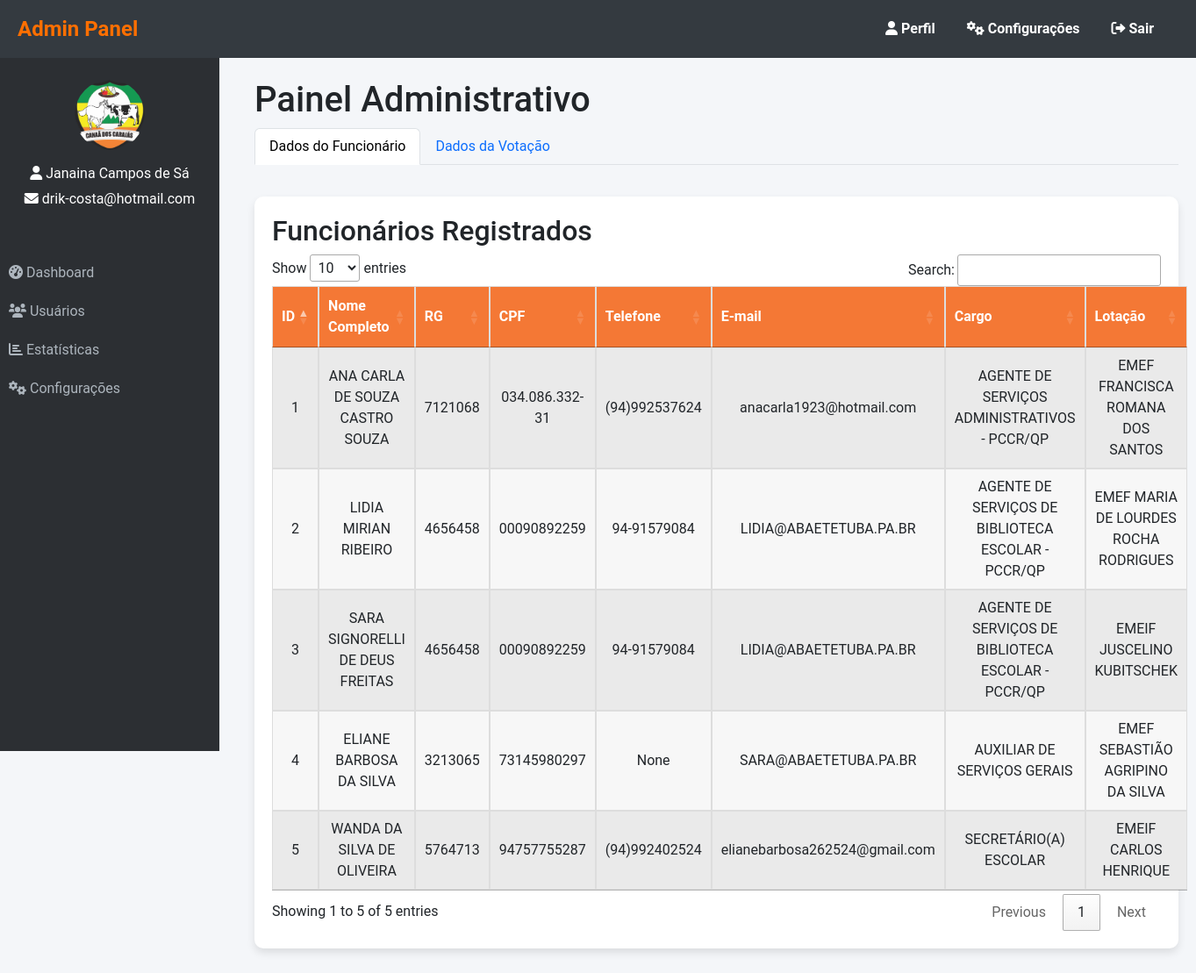
Screenshot of /listar_funcionarios/ (signed in) with the database file from the repository.
### website/models.py (models this page shows, shortened)
class Usuario(AbstractUser):
    nome_completo = models.CharField(max_length=255)
    cpf = models.CharField(max_length=11, unique=True)  # CPF único
    email = models.EmailField(unique=True)
    data_cadastro = models.DateTimeField(auto_now_add=True)
    data_nascimento = models.DateField()  # Campo de data de nascimento
    telefone = models.CharField(max_length=15, null=True, blank=True)  # Telefone do Candidato
    telefone_contato_2 = models.CharField(max_length=15, null=True, blank=True)  # Telefone de Contato 2
    telefone_secundario = models.CharField(max_length=15, null=True, blank=True)
    endereco = models.CharField(max_length=255, null=True, blank=True)  # Endereço
    bairro = models.CharField(max_length=100, null=True, blank=True)  # Bairro
    ponto_referencia = models.CharField(max_length=255, null=True, blank=True)  # Ponto de Referência
    maior_de_18 = models.BooleanField(default=False)  # O Candidato é maior de 18 anos?
    responsavel_legal = models.CharField(max_length=255, null=True, blank=True)
    tipo_responsavel = models.CharField(max_length=50, choices=[
        ('Mãe', 'Mãe'),
        ('Pai', 'Pai'),
        ('Responsável Legal', 'Responsável Legal')
    ], null=True, blank=True)
    necessidade_especial = models.BooleanField(default=False)
    tipo_necessidade_especial = models.CharField(max_length=50, choices=[
        ('Baixa Visão', 'Baixa Visão'),
        ('Cegueira', 'Cegueira'),
        ('Auditiva', 'Auditiva'),
        ('Deficiência Física', 'Deficiência Física'),
        ('Deficiência Intelectual', 'Deficiência Intelectual')
    ], null=True, blank=True)
    etapa_matricula = models.CharField(max_length=50, choices=[
        ('Etapa I Ensino Fundamental I(1º 2º 3º ano)', 'Etapa I Ensino Fundamental I(1º 2º 3º ano)'),
        ('Etapa II Ensino Fundamental I(4º 5º ano)', 'Etapa II Ensino Fundamental I(4º 5º ano)'),
        ('Etapa III', 'Etapa III')
    ], null=True, blank=True)
    nome_responsavel = models.CharField(max_length=255, null=True, blank=True)  # Nome do Responsável Legal
    tipo_responsavel = models.CharField(max_length=50, choices=[('Mãe', 'Mãe'), ('Pai', 'Pai'), ('Responsável Legal', 'Responsável Legal')], null=True, blank=True)  # Tipo de Responsável Legal
    possui_necessidade_especial = models.BooleanField(default=False)  # Possui alguma necessidade especial?
    necessidade_especial_detalhe = models.CharField(
        max_length=50,
        choices=[
            ('Baixa Visão', 'Baixa Visão'),
            ('Cegueira', 'Cegueira'),
            ('Auditiva', 'Auditiva'),
            ('Deficiência Física', 'Deficiência Física'),
            ('Deficiência Intelectual', 'Deficiência Intelectual')
        ],
        null=True, blank=True
    )  # Caso possua, favor assinalar
    turno_disponivel = models.CharField(
        max_length=20,
        choices=[
            ('Manhã', 'Manhã'),
            ('Tarde', 'Tarde'),
            ('Noite', 'Noite')
        ],
        null=True, blank=True
    )  # Turno de Estudo Disponível
    etapa_pretendida = models.CharField(
        max_length=100,
        choices=[
            ('Etapa I Ensino Fundamental I (1º 2º 3º ano)', 'Etapa I Ensino Fundamental I (1º 2º 3º ano)'),
            ('Etapa II Ensino Fundamental I (4º 5º ano)', 'Etapa II Ensino Fundamental I (4º 5º ano)'),
            ('Etapa III Ensino Fundamental II', 'Etapa III Ensino Fundamental II')
        ],
        null=True, blank=True
    )  # Etapa pretendida para a matrícula
    groups = models.ManyToManyField(
        'auth.Group',
        related_name='custom_usuario_set',  # Name to avoid conflict
        blank=True
    )
    user_permissions = models.ManyToManyField(
        'auth.Permission',
        related_name='custom_usuario_permissions_set',  # Name to avoid conflict
        blank=True
    )

class Funcionario(models.Model):
    nome_completo = models.CharField(max_length=255)
    rg = models.CharField(max_length=20)
    cpf = models.CharField(max_length=14, unique=True)
    telefone = models.CharField(max_length=15)
    email = models.EmailField(max_length=255)
    cargo = models.CharField(max_length=100)
    lotacao = models.CharField(max_length=100)  # Lotação refers to the work location or department

### website/views.py (the view)
# urls.py: path('listar_funcionarios/', views.listar_funcionarios, name='listar_funcionarios'),
def listar_funcionarios(request):
    funcionarios = Funcionario.objects.all()  # Busca todos os registros da tabela Funcionario
    return render(request, 'listar_funcionarios.html', {'funcionarios': funcionarios})

### website/templates/listar_funcionarios.html (shortened to what this page needs)
<!DOCTYPE html>
{% load static %}
<html lang="en">
<head>
    <link rel="stylesheet" href="https://cdnjs.cloudflare.com/ajax/libs/font-awesome/6.0.0/css/all.min.css">
    <link href="https://cdn.jsdelivr.net/npm/bootstrap@5.3.0-alpha3/dist/css/bootstrap.min.css" rel="stylesheet">
    <link rel="stylesheet" href="https://cdn.datatables.net/1.13.1/css/jquery.dataTables.min.css">
    <link rel="stylesheet" href="{% static 'css/style.css' %}">
</head>
<body>
    <nav class="navbar navbar-expand-lg navbar-dark">
        <a class="navbar-brand" href="#">Admin Panel</a>
        <div class="collapse navbar-collapse" id="navbarNav">
            <ul class="navbar-nav ms-auto">
                <li class="nav-item">
                    <a class="nav-link" href="#"><i class="fas fa-user"></i> Perfil</a>
                </li>
                <li class="nav-item">
                    <a class="nav-link" href="#"><i class="fas fa-cogs"></i> Configurações</a>
                </li>
                <li class="nav-item">
                    <form method="POST" action="{% url 'logout' %}">
                        <button type="submit" class="btn btn-link nav-link">
                            <i class="fas fa-sign-out-alt"></i> Sair
                        </button>
                    </form>
                </li>
            </ul>
        </div>
    </nav>
    <div class="sidebar">
        <div class="admin-info">
            <img src="{% static 'img/admin_background.jpg' %}" alt="Admin Avatar" class="admin-avatar">
            <p><i class="fas fa-user"></i> {{ user.nome_completo }}</p>
            <p><i class="fas fa-envelope"></i> {{ user.email }}</p>
        </div>
        <a href="#"><i class="fas fa-tachometer-alt"></i> Dashboard</a>
        <a href="#"><i class="fas fa-users"></i> Usuários</a>
        <a href="#"><i class="fas fa-chart-bar"></i> Estatísticas</a>
        <a href="#"><i class="fas fa-cogs"></i> Configurações</a>
    </div>
    <div class="main-content">
        <h1>Painel Administrativo</h1>
        <ul class="nav nav-tabs" id="funcionarioTabs" role="tablist">
            <li class="nav-item" role="presentation">
                <button class="nav-link active" id="dados-funcionario-tab" data-bs-toggle="tab" data-bs-target="#dados-funcionario" type="button" role="tab" aria-controls="dados-funcionario" aria-selected="true">Dados do Funcionário</button>
            </li>
            <li class="nav-item" role="presentation">
                <button class="nav-link" id="dados-votacao-tab" data-bs-toggle="tab" data-bs-target="#dados-votacao" type="button" role="tab" aria-controls="dados-votacao" aria-selected="false">Dados da Votação</button>
            </li>
        </ul>
        <div class="tab-content mt-3" id="myTabContent">
            <div class="tab-pane fade show active" id="dados-funcionario" role="tabpanel" aria-labelledby="dados-funcionario-tab">
                <div class="table-container">
                    <h2>Funcionários Registrados</h2>
                    <table id="funcionarios-table" class="table table-striped table-bordered">
                        <thead>
                            <tr>
                                <th>ID</th>
                                <th>Nome Completo</th>
                                <th>RG</th>
                                <th>CPF</th>
                                <th>Telefone</th>
                                <th>E-mail</th>
                                <th>Cargo</th>
                                <th>Lotação</th>
                            </tr>
                        </thead>
                        <tbody>
                            {% for funcionario in funcionarios %}
                                <tr>
                                    <td>{{ funcionario.id }}</td>
                                    <td>{{ funcionario.nome_completo }}</td>
                                    <td>{{ funcionario.rg }}</td>
                                    <td>{{ funcionario.cpf }}</td>
                                    <td>{{ funcionario.telefone }}</td>
                                    <td>{{ funcionario.email }}</td>
                                    <td>{{ funcionario.cargo }}</td>
                                    <td>{{ funcionario.lotacao }}</td>
                                </tr>
                            {% endfor %}
                        </tbody>
                    </table>
                </div>
            </div>
        </div>
    </div>
</body>
</html>

### static/css/style.css (style rules this page uses)
html, body { height: 100%; margin: 0; display: flex; flex-direction: column; font-family: 'Roboto', sans-serif; background-color: #f5f7fa; }
.navbar { background-color: #343a40; margin-bottom: 0; position: relative; z-index: 1000; }
.navbar-nav .nav-link { color: white !important; font-weight: bold; }
.main-content { flex: 1; display: flex; flex-direction: column; }
.table th, .table td { border: 1px solid #ddd; padding: 8px; text-align: center; vertical-align: middle; }
.table th { background-color: #f47835; color: white; }
.table td { background-color: #f7f7f7; }
.table-container { margin: 20px 0; }
.table { width: 100%; margin-bottom: 20px; border-collapse: collapse; }

### website/templates/listar_funcionarios.html (style rules this page uses)
body { font-family: 'Roboto', sans-serif; background-color: #f4f6f9; }
.navbar { background-color: #343a40; padding: 10px 20px; position: fixed; top: 0; left: 0; width: 100%; z-index: 1000; }
.navbar-brand { color: #ff6f00; font-weight: bold; font-size: 1.5rem; }
.navbar-nav .nav-link { color: #adb5bd; font-size: 1rem; margin-right: 20px; }
.sidebar { background-color: #2c2f33; width: 250px; height: 100vh; position: fixed; top: 56px; left: 0; padding: 20px 0; }
.sidebar .admin-info { text-align: center; margin-bottom: 30px; padding: 15px; }
.sidebar .admin-avatar { width: 80px; height: 80px; border-radius: 50%; margin-bottom: 10px; }
.sidebar .admin-info p { color: #fff; margin: 5px 0; }
.sidebar a { color: #adb5bd; padding: 10px; text-decoration: none; display: block; font-size: 1rem; transition: all 0.3s ease; }
.main-content { margin-left: 270px; margin-top: 70px; padding: 20px; }
.table-container { background-color: #fff; padding: 20px; border-radius: 10px; box-shadow: 0 5px 10px rgba(0, 0, 0, 0.1); }
table th, table td { padding: 10px; text-align: left; }
table th { background-color: #ff6f00; color: white; text-align: center; }
table td { text-align: center; }

### rows the page displays
Usuario: nome_completo "Janaina Campos de Sá", email "drik-costa@hotmail.com"
Funcionario: id "1", nome_completo "ANA CARLA DE SOUZA CASTRO SOUZA", rg "7121068", cpf "034.086.332-31", telefone "(94)992537624", email "anacarla1923@hotmail.com", cargo "AGENTE DE SERVIÇOS ADMINISTRATIVOS - PCCR/QP", lotacao "EMEF FRANCISCA ROMANA DOS SANTOS"
Funcionario: id "2", nome_completo "LIDIA MIRIAN RIBEIRO", rg "4656458", cpf "00090892259", telefone "94-91579084", email "LIDIA@ABAETETUBA.PA.BR", cargo "AGENTE DE SERVIÇOS DE BIBLIOTECA ESCOLAR - PCCR/QP", lotacao "EMEF MARIA DE LOURDES ROCHA RODRIGUES"
Funcionario: id "3", nome_completo "SARA SIGNORELLI DE DEUS FREITAS", rg "4656458", cpf "00090892259", telefone "94-91579084", email "LIDIA@ABAETETUBA.PA.BR", cargo "AGENTE DE SERVIÇOS DE BIBLIOTECA ESCOLAR - PCCR/QP", lotacao "EMEIF JUSCELINO KUBITSCHEK"
Funcionario: id "4", nome_completo "ELIANE BARBOSA DA SILVA", rg "3213065", cpf "73145980297", telefone "None", email "SARA@ABAETETUBA.PA.BR", cargo "AUXILIAR DE SERVIÇOS GERAIS", lotacao "EMEF SEBASTIÃO AGRIPINO DA SILVA"
Funcionario: id "5", nome_completo "WANDA DA SILVA DE OLIVEIRA", rg "5764713", cpf "94757755287", telefone "(94)992402524", email "elianebarbosa262524@gmail.com", cargo "SECRETÁRIO(A) ESCOLAR", lotacao "EMEIF CARLOS HENRIQUE"
